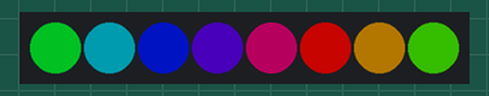
This sketch was run on a simulated Arduino Uno, built with avr-gcc and run on an emulated ATmega328P. Parts: 8 RGB LEDs in strip order, left to right. Dim RGB values are drawn brighter than linear.

Above: at 0.45 s.
At 5.56 s:
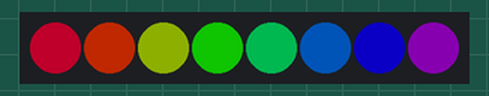
At 9.77 s:
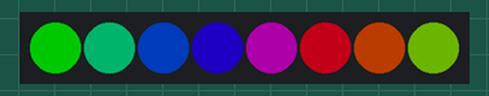
At 19.39 s:
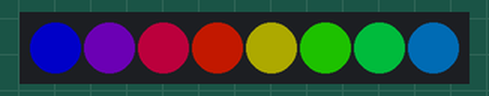
At 29.62 s:
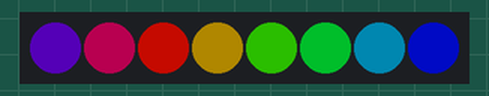
At 39.24 s:
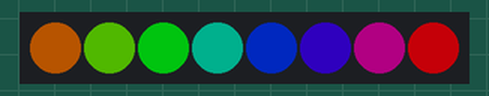
Timing chart, 0 to 40.0 s (numbered marks = the images above):
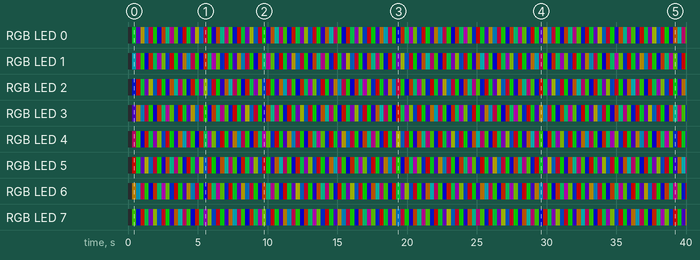

Measured:
- by itself, RGB LED 2: off → RGB(0, 9, 91) at 0.30 s, → RGB(95, 4, 0) 0.30 s later, → RGB(0, 79, 21) 0.30 s later, → RGB(37, 0, 62) 0.30 s later, … (133 changes in this stretch)
- by itself, RGB LED 7: off → RGB(22, 78, 0) at 0.30 s, → RGB(0, 7, 93) 0.30 s later, → RGB(92, 8, 0) 0.30 s later, → RGB(0, 75, 24) 0.30 s later, … (133 changes in this stretch)

The sketch:

sketch_aug26aW.ino
```cpp
#include <WS2812FX.h>

#define LED_COUNT 8
#define LED_PIN 5

WS2812FX ws2812fx = WS2812FX(LED_COUNT, LED_PIN, NEO_GRB + NEO_KHZ800);

void setup() {
  ws2812fx.init();
  ws2812fx.setBrightness(100);
  ws2812fx.setSpeed(200);
  ws2812fx.setMode(FX_MODE_RAINBOW_CYCLE);
  ws2812fx.start();
}

void loop() {
  ws2812fx.service();
}
```
